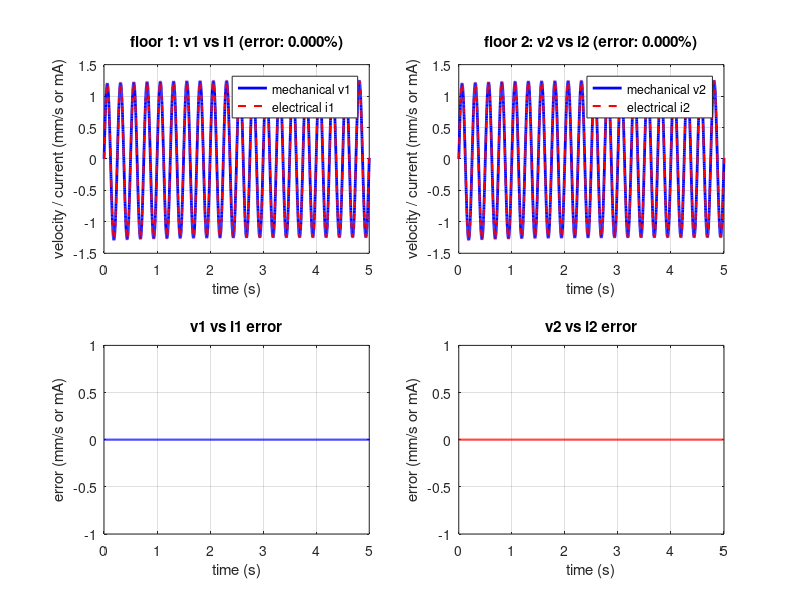

Source code (MATLAB): (Note: this script raises an error after producing the figure.)


clc;
clear;
close all;

% mechanical system (g=4)
m1 = 4000;
m2 = 200;
k1 = 4e6;
k2 = 2e5;
c1 = 4e6;
c2 = 2e6;

% mechanical state space
a_mech = [0, 1, 0, 0;
          -(k1+k2)/m1, -(c1+c2)/m1, k2/m1, c2/m1;
          0, 0, 0, 1;
          k2/m2, c2/m2, -k2/m2, -c2/m2];

b_mech = [0; 1/m1; 0; 0];
c_mech = eye(4);
d_mech = zeros(4, 1);

sys_mech = ss(a_mech, b_mech, c_mech, d_mech);

%electrical system (g=4)
l1 = 4000;       
l2 = 200;       
r1 = 4e6;        
r2 = 2e6;        
c1_elec = 2.5e-7;     
c2_elec = 5e-6;

% electrical state space
a_elec = [0, 1, 0, 0;
          -(1/(l1*c1_elec)+1/(l1*c2_elec)), -(r1+r2)/l1, 1/(l1*c2_elec), r2/l1;
          0, 0, 0, 1;
          1/(l2*c2_elec), r2/l2, -1/(l2*c2_elec), -r2/l2];

b_elec = [0; 1/l1; 0; 0];
c_elec = eye(4);
d_elec = zeros(4, 1);

sys_elec = ss(a_elec, b_elec, c_elec, d_elec);

% simulation
t = linspace(0, 5, 5000);
f = 5000 * sin(8*pi*t);  % force/voltage input
x0 = [0; 0; 0; 0];       % initial conditions

% simulate both systems
y_mech = lsim(sys_mech, f, t, x0);
y_elec = lsim(sys_elec, f, t, x0);

% extract mechanical outputs
x1 = y_mech(:, 1);   % displacement floor 1
v1 = y_mech(:, 2);   % velocity floor 1
x2 = y_mech(:, 3);   % displacement floor 2
v2 = y_mech(:, 4);   % velocity floor 2

% extract electrical outputs
q1 = y_elec(:, 1);   % charge c1 (analogous to displacement)
i1 = y_elec(:, 2);   % current l1 (analogous to velocity)
q2 = y_elec(:, 3);   % charge c2
i2 = y_elec(:, 4);   % current l2
% mechanical velocity = electrical current
err_v1_i1 = abs(v1 - i1);
err_v2_i2 = abs(v2 - i2);

max_err_v1 = max(err_v1_i1);
max_err_v2 = max(err_v2_i2);

percent_v1 = (max_err_v1 / max(abs(v1))) * 100;
percent_v2 = (max_err_v2 / max(abs(v2))) * 100;

fprintf('velocity vs current comparison:\n');
fprintf('v1 vs i1 max error: %.6f (%.3f%%)\n', max_err_v1, percent_v1);
fprintf('v2 vs i2 max error: %.6f (%.3f%%)\n\n', max_err_v2, percent_v2);

% compare displacements with charges
err_x1_q1 = abs(x1 - q1);
err_x2_q2 = abs(x2 - q2);

max_err_x1 = max(err_x1_q1);
max_err_x2 = max(err_x2_q2);

percent_x1 = (max_err_x1 / max(abs(x1))) * 100;
percent_x2 = (max_err_x2 / max(abs(x2))) * 100;

fprintf('displacement vs charge comparison:\n');
fprintf('x1 vs q1 max error: %.6f (%.3f%%)\n', max_err_x1, percent_x1);
fprintf('x2 vs q2 max error: %.6f (%.3f%%)\n\n', max_err_x2, percent_x2);

%% plots - velocity vs current
figure('Position', [100 100 1400 800]);

subplot(2,2,1);
plot(t, v1*1000, 'b-', 'LineWidth', 2); hold on;
plot(t, i1*1000, 'r--', 'LineWidth', 1.5);
xlabel('time (s)');
ylabel('velocity / current (mm/s or mA)');
title(sprintf('floor 1: v1 vs i1 (error: %.3f%%)', percent_v1));
legend('mechanical v1', 'electrical i1');
grid on;

subplot(2,2,2);
plot(t, v2*1000, 'b-', 'LineWidth', 2); hold on;
plot(t, i2*1000, 'r--', 'LineWidth', 1.5);
xlabel('time (s)');
ylabel('velocity / current (mm/s or mA)');
title(sprintf('floor 2: v2 vs i2 (error: %.3f%%)', percent_v2));
legend('mechanical v2', 'electrical i2');
grid on;

subplot(2,2,3);
plot(t, err_v1_i1*1000, 'b', 'LineWidth', 1.5);
xlabel('time (s)');
ylabel('error (mm/s or mA)');
title('v1 vs i1 error');
grid on;

subplot(2,2,4);
plot(t, err_v2_i2*1000, 'r', 'LineWidth', 1.5);
xlabel('time (s)');
ylabel('error (mm/s or mA)');
title('v2 vs i2 error');
grid on;

sgtitle('velocity (mechanical) vs current (electrical) comparison', 'FontWeight', 'bold');

% plots - displacement vs charge
figure('Position', [150 150 1400 800]);

subplot(2,2,1);
plot(t, x1*1000, 'b-', 'LineWidth', 2); hold on;
plot(t, q1*1000, 'r--', 'LineWidth', 1.5);
xlabel('time (s)');
ylabel('displacement / charge (mm or mC)');
title(sprintf('floor 1: x1 vs q1 (error: %.3f%%)', percent_x1));
legend('mechanical x1', 'electrical q1');
grid on;

subplot(2,2,2);
plot(t, x2*1000, 'b-', 'LineWidth', 2); hold on;
plot(t, q2*1000, 'r--', 'LineWidth', 1.5);
xlabel('time (s)');
ylabel('displacement / charge (mm or mC)');
title(sprintf('floor 2: x2 vs q2 (error: %.3f%%)', percent_x2));
legend('mechanical x2', 'electrical q2');
grid on;

subplot(2,2,3);
plot(t, err_x1_q1*1000, 'b', 'LineWidth', 1.5);
xlabel('time (s)');
ylabel('error (mm or mC)');
title('x1 vs q1 error');
grid on;

subplot(2,2,4);
plot(t, err_x2_q2*1000, 'r', 'LineWidth', 1.5);
xlabel('time (s)');
ylabel('error (mm or mC)');
title('x2 vs q2 error');
grid on;

sgtitle('displacement (mechanical) vs charge (electrical) comparison', 'FontWeight', 'bold');

% inter-story drift comparison
drift_mech = abs(x1 - x2);
drift_elec = abs(q1 - q2);

max_drift_mech = max(drift_mech);
max_drift_elec = max(drift_elec);

fprintf('\ninter-story drift:\n');
fprintf('mechanical: %.4f m (%.2f mm)\n', max_drift_mech, max_drift_mech*1000);
fprintf('electrical: %.4f C (%.2f mC)\n', max_drift_elec, max_drift_elec*1000);
fprintf('difference: %.3f%%\n', abs(max_drift_mech-max_drift_elec)/max_drift_mech*100);

figure;
plot(t, drift_mech*1000, 'b-', 'LineWidth', 2); hold on;
plot(t, drift_elec*1000, 'r--', 'LineWidth', 1.5);
xlabel('time (s)');
ylabel('drift (mm or mC)');
title('inter-story drift: mechanical vs electrical');
legend('mechanical |x1-x2|', 'electrical |q1-q2|');
grid on;
